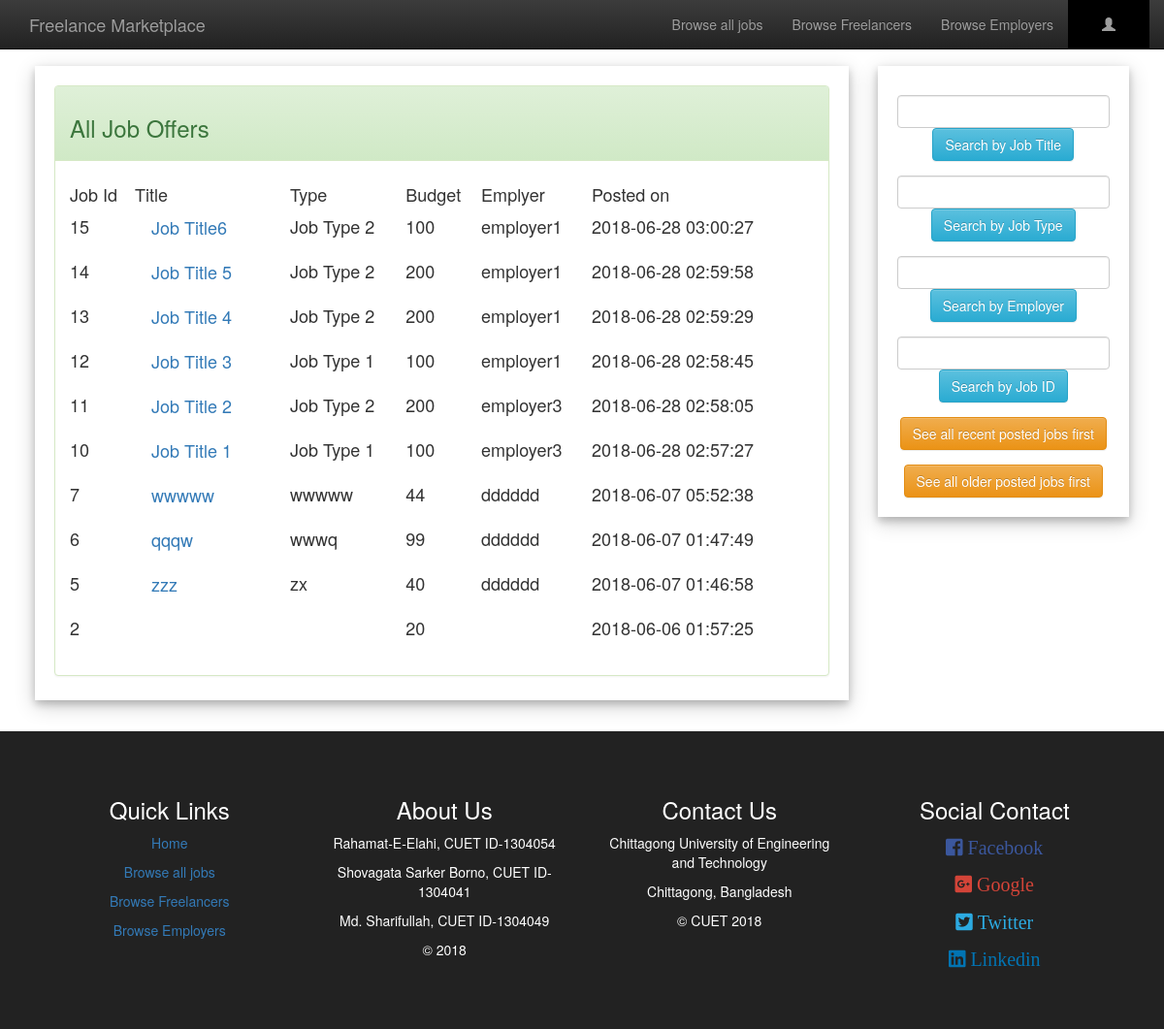
/allJob.php, run on the app's committed database.
### tables this page shows
CREATE TABLE IF NOT EXISTS `job_offer` (
  `job_id` bigint UNSIGNED NOT NULL AUTO_INCREMENT,
  `title` varchar(200) NOT NULL,
  `type` varchar(200) NOT NULL,
  `description` varchar(1000) NOT NULL,
  `budget` int NOT NULL,
  `skills` varchar(200) NOT NULL,
  `special_skill` varchar(200) NOT NULL,
  `e_username` varchar(200) NOT NULL,
  `valid` tinyint(1) NOT NULL,
  `deadline` varchar(255) DEFAULT NULL,
  `timestamp` timestamp NOT NULL DEFAULT CURRENT_TIMESTAMP,
  PRIMARY KEY (`job_id`),
  UNIQUE KEY `job_id` (`job_id`)
);

### allJob.php (the view, shortened to what this page needs)
<?php include('server.php');
if(isset($_SESSION["Username"])){
	$username=$_SESSION["Username"];
	if ($_SESSION["Usertype"]==1) {
		$linkPro="freelancerProfile.php";
		$linkEditPro="editFreelancer.php";
		$linkBtn="applyJob.php";
		$textBtn="Apply for this job";
	}
	else{
		$linkPro="employerProfile.php";
		$linkEditPro="editEmployer.php";
		$linkBtn="editJob.php";
		$textBtn="Edit the job offer";
	}
}
else{
    $username="";
}
$sql = "SELECT * FROM job_offer WHERE valid=1 ORDER BY timestamp DESC";
$result = $conn->query($sql);
 ?>
<!DOCTYPE html>
<html>
<head>
	<link rel="stylesheet" type="text/css" href="bootstrap/css/bootstrap.min.css">
	<link rel="stylesheet" type="text/css" href="bootstrap/css/bootstrap-theme.min.css">
	<link rel="stylesheet" type="text/css" href="awesome/css/fontawesome-all.min.css">
</head>
<body>
<nav class="navbar navbar-inverse navbar-fixed-top" id="my-navbar">
	<div class="container">
		<div class="navber-header">
			<a href="index.php" class="navbar-brand">Freelance Marketplace</a>
		</div>
		<div class="collapse navbar-collapse" id="navbar-collapse">
			<ul class="nav navbar-nav navbar-right">
				<li><a href="allJob.php">Browse all jobs</a></li>
				<li><a href="allFreelancer.php">Browse Freelancers</a></li>
				<li><a href="allEmployer.php">Browse Employers</a></li>
				<li class="dropdown" style="background:#000;padding:0 20px 0 20px;">
			        <a class="dropdown-toggle" data-toggle="dropdown" href="#"><span class="glyphicon glyphicon-user"></span> <?php echo $username; ?>
			        </a>
			    </li>
			</ul>
		</div>
	</div>
</nav>
<div style="padding:1% 3% 1% 3%;">
<div class="row">
	<div class="col-lg-9">
		<div class="card" style="padding:20px 20px 5px 20px;margin-top:20px">
			<div class="panel panel-success">
			  <div class="panel-heading"><h3>All Job Offers</h3></div>
			  <div class="panel-body"><h4>
                  <table style="width:100%">
                      <tr>
                          <td>Job Id</td>
                          <td>Title</td>
                          <td>Type</td>
                          <td>Budget</td>
                          <td>Emplyer</td>
                          <td>Posted on</td>
                      </tr>
                      <?php
                      if ($result->num_rows > 0) {
                            while($row = $result->fetch_assoc()) {
                                $job_id=$row["job_id"];
                                $title=$row["title"];
                                $type=$row["type"];
                                $budget=$row["budget"];
                                $e_username=$row["e_username"];
                                $timestamp=$row["timestamp"];
                                echo '
                                <form action="allJob.php" method="post">
                                <input type="hidden" name="jid" value="'.$job_id.'">
                                    <tr>
                                    <td>'.$job_id.'</td>
                                    <td><input type="submit" class="btn btn-link btn-lg" value="'.$title.'"></td>
                                    <td>'.$type.'</td>
                                    <td>'.$budget.'</td>
                                    <td>'.$e_username.'</td>
                                    <td>'.$timestamp.'</td>
                                    </tr>
                                </form>
                                ';
                                }
                        } else {
                            echo "<tr></tr><tr><td></td><td>Nothing to show</td></tr>";
                        }
                       ?>
                     </table>
              </h4></div>
			</div>
		</div>
	</div>
	<div class="col-lg-3">
		<div class="card" style="padding:20px 20px 5px 20px;margin-top:20px">
			<form action="allJob.php" method="post">
				<div class="form-group">
				  <input type="text" class="form-control" name="s_title">
				  <center><button type="submit" class="btn btn-info">Search by Job Title</button></center>
				</div>
	        </form>
	        <form action="allJob.php" method="post">
				<div class="form-group">
				  <input type="text" class="form-control" name="s_type">
				  <center><button type="submit" class="btn btn-info">Search by Job Type</button></center>
				</div>
	        </form>
	        <form action="allJob.php" method="post">
				<div class="form-group">
				  <input type="text" class="form-control" name="s_employer">
				  <center><button type="submit" class="btn btn-info">Search by Employer</button></center>
				</div>
	        </form>
	        <form action="allJob.php" method="post">
				<div class="form-group">
				  <input type="text" class="form-control" name="s_id">
				  <center><button type="submit" class="btn btn-info">Search by Job ID</button></center>
				</div>
	        </form>
	        <form action="allJob.php" method="post">
				<div class="form-group">
				  <center><button type="submit" name="recentJob" class="btn btn-warning">See all recent posted jobs first</button></center>
				</div>
	        </form>
	        <form action="allJob.php" method="post">
				<div class="form-group">
				  <center><button type="submit" name="oldJob" class="btn btn-warning">See all older posted jobs first</button></center>
				</div>
	        </form>
	    </div>
	</div>
</div>
</div>
<div class="text-center" style="padding:4%;background:#222;color:#fff;margin-top:20px;">
	<div class="row">
			<div class="col-lg-3">
			<h3>Quick Links</h3>
			<p><a href="index.php">Home</a></p>
			<p><a href="allJob.php">Browse all jobs</a></p>
			<p><a href="allFreelancer.php">Browse Freelancers</a></p>
			<p><a href="allEmployer.php">Browse Employers</a></p>
		</div>
		<div class="col-lg-3">
			<h3>About Us</h3>
			<p>Rahamat-E-Elahi, CUET ID-1304054</p>
			<p>Shovagata Sarker Borno, CUET ID-1304041</p>
			<p>Md. Sharifullah, CUET ID-1304049</p>
			<p>&copy 2018</p>
		</div>
		<div class="col-lg-3">
			<h3>Contact Us</h3>
			<p>Chittagong University of Engineering and Technology</p>
			<p>Chittagong, Bangladesh</p>
			<p>&copy CUET 2018</p>
		</div>
		<div class="col-lg-3">
			<h3>Social Contact</h3>
			<p style="font-size:20px;color:#3B579D;"><i class="fab fa-facebook-square"> Facebook</i></p>
			<p style="font-size:20px;color:#D34438;"><i class="fab fa-google-plus-square"> Google</i></p>
			<p style="font-size:20px;color:#2CAAE1;"><i class="fab fa-twitter-square"> Twitter</i></p>
			<p style="font-size:20px;color:#0274B3;"><i class="fab fa-linkedin"> Linkedin</i></p>
		</div>
	</div>
</div>
</body>
</html>

### allJob.php (style rules this page uses)
body { padding-top: 3%;margin: 0; }
.card { box-shadow: 0 4px 8px 0 rgba(0, 0, 0, 0.2), 0 6px 20px 0 rgba(0, 0, 0, 0.19); background:#fff }

### data on the page
job_offer: job_id "15", title "Job Title6", type "Job Type 2", budget "100", e_username "employer1", timestamp "2018-06-28 03:00:27"
job_offer: job_id "14", title "Job Title 5", type "Job Type 2", budget "200", e_username "employer1", timestamp "2018-06-28 02:59:58"
job_offer: job_id "13", title "Job Title 4", type "Job Type 2", budget "200", e_username "employer1", timestamp "2018-06-28 02:59:29"
job_offer: job_id "12", title "Job Title 3", type "Job Type 1", budget "100", e_username "employer1", timestamp "2018-06-28 02:58:45"
job_offer: job_id "11", title "Job Title 2", type "Job Type 2", budget "200", e_username "employer3", timestamp "2018-06-28 02:58:05"
job_offer: job_id "10", title "Job Title 1", type "Job Type 1", budget "100", e_username "employer3", timestamp "2018-06-28 02:57:27"
job_offer: job_id "7", title "wwwww", type "wwwww", budget "44", e_username "dddddd", timestamp "2018-06-07 05:52:38"
job_offer: job_id "6", title "qqqw", type "wwwq", budget "99", e_username "dddddd", timestamp "2018-06-07 01:47:49"
job_offer: job_id "5", title "zzz", type "zx", budget "40", e_username "dddddd", timestamp "2018-06-07 01:46:58"
job_offer: job_id "2", budget "20", timestamp "2018-06-06 01:57:25"
